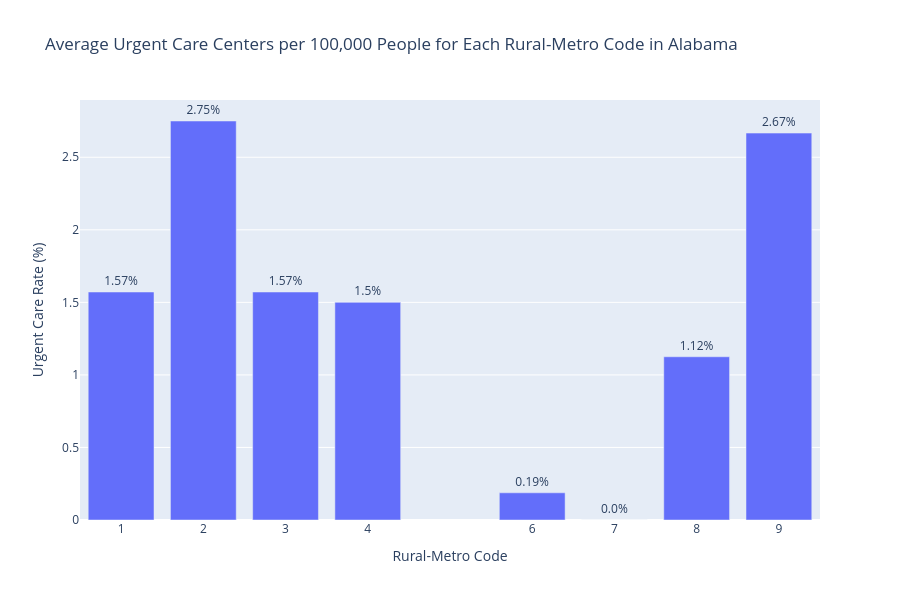

Here is the notebook cell this chart was saved with:
### Code cell
fig = px.bar(
    avg_urgent_by_code,
    x=[1,2,3,4,6,7,8,9],
    y="HIFLD_UC_RATE",
    title="Average Urgent Care Centers per 100,000 People for Each Rural-Metro Code in Alabama",
    labels={"AHRF_USDA_RUCC_2013": "Rural-Metro Code", "HIFLD_UC_RATE": "Urgent Care Rate (%)"},
    text=avg_urgent_by_code["HIFLD_UC_RATE"].round(2).astype(str) + "%",
)

# Skip 5 on x-axis
tick_vals = [1, 2, 3, 4, 6, 7, 8, 9]
fig.update_xaxes(
    tickvals=tick_vals,
    ticktext=[str(v) for v in tick_vals],
    title="Rural-Metro Code"
)

# Move all bar texts above the bars
fig.update_traces(textposition='outside')

fig.update_layout(
    height=600,  # taller figure
)

fig.write_image('AL_urgent_per_code.png')
fig.show()

### Figure 1 — Plotly figure (JSON) as saved in the notebook; plotly's stock layout.template omitted (floating-point values rounded to 4 significant figures)
{"data": [{"hovertemplate": "x=%{x}<br>Urgent Care Rate (%)=%{y}<br>text=%{text}<extra></extra>", "legendgroup": "", "marker": {"color": "#636efa", "pattern": {"shape": ""}}, "name": "", "orientation": "v", "showlegend": false, "text": ["1.57%", "2.75%", "1.57%", "1.5%", "0.19%", "0.0%", "1.12%", "2.67%"], "textposition": "outside", "type": "bar", "x": [1, 2, 3, 4, 6, 7, 8, 9], "xaxis": "x", "y": [1.571, 2.75, 1.571, 1.5, 0.1875, 0.0, 1.125, 2.667], "yaxis": "y"}], "layout": {"barmode": "relative", "height": 600, "legend": {"tracegroupgap": 0}, "title": {"text": "Average Urgent Care Centers per 100,000 People for Each Rural-Metro Code in Alabama"}, "xaxis": {"anchor": "y", "domain": [0, 1], "ticktext": ["1", "2", "3", "4", "6", "7", "8", "9"], "tickvals": [1, 2, 3, 4, 6, 7, 8, 9], "title": {"text": "Rural-Metro Code"}}, "yaxis": {"anchor": "x", "domain": [0, 1], "title": {"text": "Urgent Care Rate (%)"}}}}
